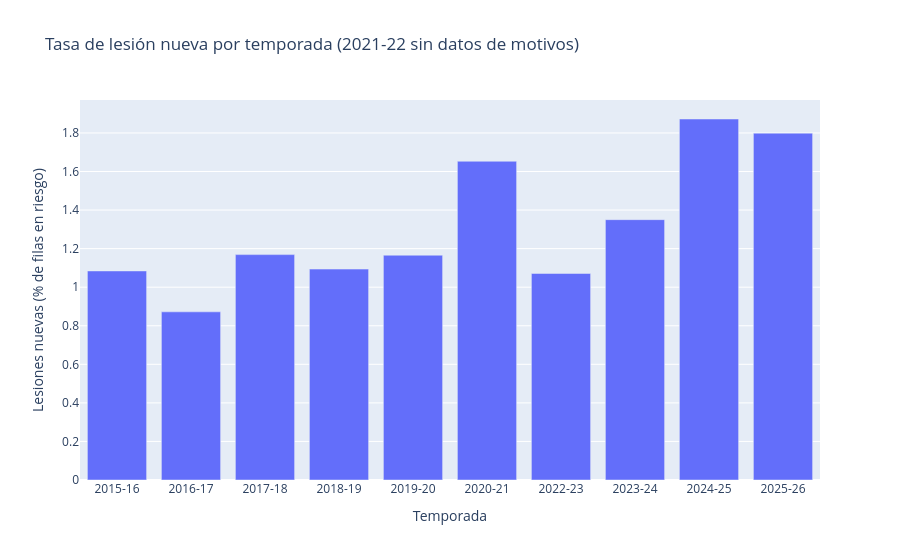

Notebook source saved alongside this figure:
### Markdown cell above
**Lectura:** de las 267.599 filas en riesgo, solo 3.518 son lesiones nuevas (1,31 %). Es un problema muy desbalanceado: por cada lesión nueva hay unas 75 filas sin lesión.

**Qué supone para el modelo:**
- Un modelo que dijera siempre "no se lesiona" acertaría el 98,69 % de las veces sin detectar ninguna lesión. Por eso no uso accuracy, sino **recall** (cuántas lesiones detecto) y **PR-AUC** (lo bien que separa lesiones de no lesiones sin depender del umbral).
- En PR-AUC, un modelo que no sabe nada saca 0,013, que es la proporción de lesiones. Ese es el valor que hay que superar, no 0,5.
- Uso `class_weight="balanced"` para que el modelo dé más peso a los pocos casos de lesión y no los ignore.

### Code cell
#Tasa de lesión nueva por temporada (en %): lesiones nuevas / filas en riesgo de esa temporada
season_rate = model_rows.groupby("season_start")["lesion_nueva"].agg(["mean", "size"]).reset_index()
season_rate.columns = ["season_start", "injury_rate", "rows"]
season_rate["injury_rate"] = season_rate["injury_rate"] * 100
#Nombre de la temporada tipo "2015-16"
season_rate["season"] = season_rate["season_start"].astype(str) + "-" + (season_rate["season_start"] + 1).astype(str).str[-2:]

fig = px.bar(
    season_rate, x="season", y="injury_rate",
    title="Tasa de lesión nueva por temporada (2021-22 sin datos de motivos)",
    labels={"season": "Temporada", "injury_rate": "Lesiones nuevas (% de filas en riesgo)"},
)
fig.show()

### Figure 1 — Plotly figure (JSON) as saved in the notebook; plotly's stock layout.template omitted (floating-point values rounded to 4 significant figures)
{"data": [{"hovertemplate": "Temporada=%{x}<br>Lesiones nuevas (% de filas en riesgo)=%{y}<extra></extra>", "legendgroup": "", "marker": {"color": "#636efa", "pattern": {"shape": ""}}, "name": "", "orientation": "v", "showlegend": false, "textposition": "auto", "type": "bar", "x": ["2015-16", "2016-17", "2017-18", "2018-19", "2019-20", "2020-21", "2022-23", "2023-24", "2024-25", "2025-26"], "xaxis": "x", "y": [1.084, 0.8722, 1.169, 1.094, 1.166, 1.653, 1.071, 1.35, 1.872, 1.799], "yaxis": "y"}], "layout": {"barmode": "relative", "legend": {"tracegroupgap": 0}, "title": {"text": "Tasa de lesión nueva por temporada (2021-22 sin datos de motivos)"}, "xaxis": {"anchor": "y", "domain": [0, 1], "title": {"text": "Temporada"}}, "yaxis": {"anchor": "x", "domain": [0, 1], "title": {"text": "Lesiones nuevas (% de filas en riesgo)"}}}}
